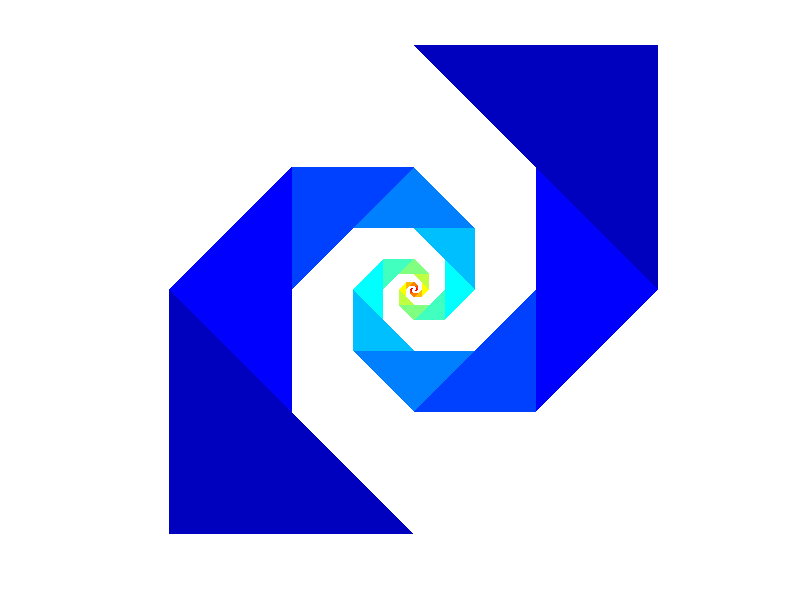

Here is the MATLAB script that generated this plot:
%baravelle spiral
l=1;
theta=0;
xold=0;
yold=0;
total=15;
cmap=jet(total);
for k=1:total
    x=[l 0 0];
    y=[0 0 l];
    [t,r]=cart2pol(x,y);
    [x,y]=pol2cart(t+theta,r);
    patch(x+xold,y+yold,cmap(k,:),'edgecolor','none');
    patch(-(x+xold)+2,-(y+yold)+2,cmap(k,:),'edgecolor','none');
    xold=x(end)+xold;
    yold=y(end)+yold;
    theta=theta-pi/4;
    l=l/sqrt(2);
end
axis equal off
